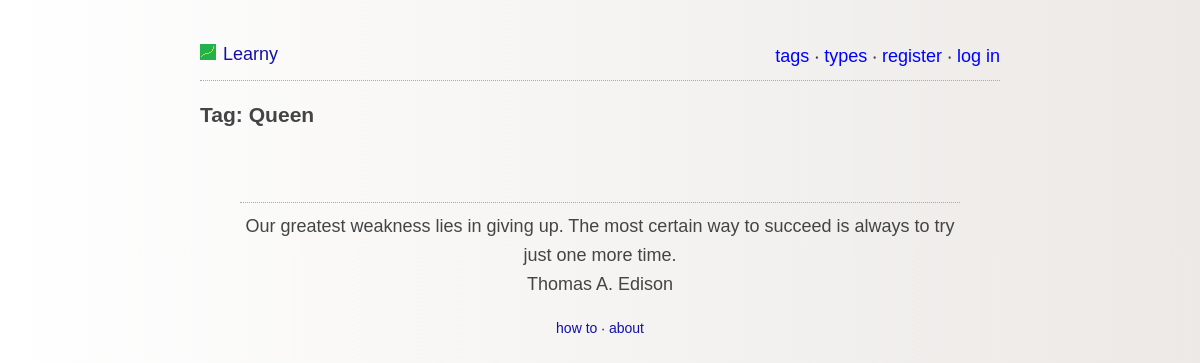
The page /tag.php?name=Queen on the database as committed earlier.
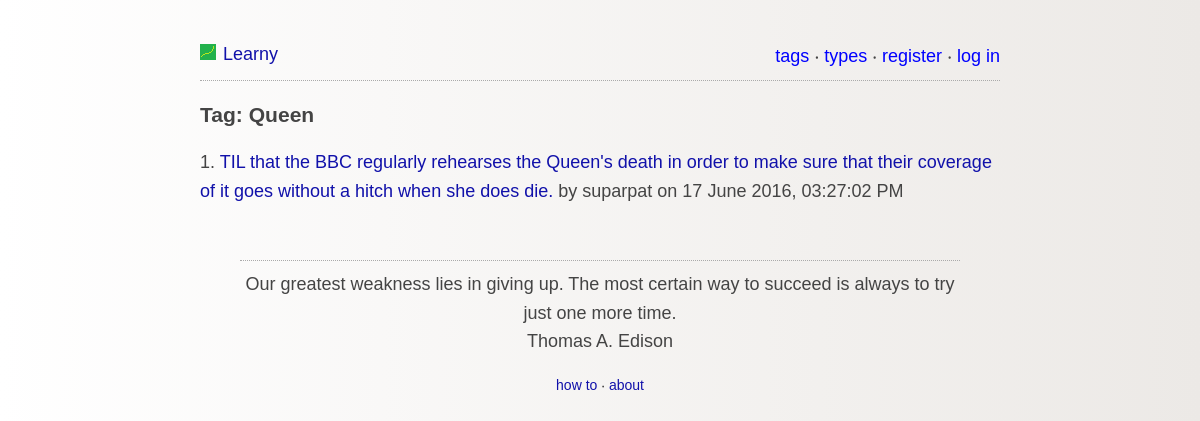
The same page on the database as committed later.
### tables this page shows
CREATE TABLE IF NOT EXISTS `posts` (
  `id` int(11) NOT NULL AUTO_INCREMENT,
  `subject` varchar(300) NOT NULL,
  `content` text NOT NULL,
  `uid` int(11) NOT NULL,
  `votes` int(11) NOT NULL DEFAULT '0',
  `created_at` timestamp NOT NULL DEFAULT CURRENT_TIMESTAMP,
  `updated_at` timestamp NULL DEFAULT CURRENT_TIMESTAMP ON UPDATE CURRENT_TIMESTAMP,
  PRIMARY KEY (`id`),
  KEY `author` (`uid`)
);

CREATE TABLE IF NOT EXISTS `users` (
  `uid` int(11) NOT NULL AUTO_INCREMENT,
  `username` varchar(25) NOT NULL,
  `password` varchar(255) NOT NULL,
  `email` varchar(100) NOT NULL,
  `created_at` timestamp NOT NULL DEFAULT CURRENT_TIMESTAMP,
  PRIMARY KEY (`uid`),
  UNIQUE KEY `username` (`username`),
  UNIQUE KEY `email` (`email`)
);

### lib/tagClass.php (called while the page is built, shortened)
<?php
class tagClass{
	public function fetchPostsByTagName($tagName){
		try{
			$db = getDB();
			$stmt = $db->prepare("SELECT posts.id, posts.subject, posts.uid, users.username, posts.created_at FROM tags INNER JOIN posts_tags ON tags.id=posts_tags.tag_id JOIN posts ON posts_tags.post_id=posts.id JOIN users ON posts.uid=users.uid WHERE tags.name=:name");
			$stmt->bindParam("name", $tagName, PDO::PARAM_STR);
			$stmt->execute();
			$data = $stmt->fetchAll(PDO::FETCH_OBJ);
			return $data;
		}
		catch(PDOException $e){
			echo '{"error":{"text":'. $e->getMessage() .'}}';
		}
	}
}
?>

### tag.php (the view, shortened to what this page needs)
<?php
	require_once('lib/tagClass.php');
	if(isset($_GET['name'])){
		$tagClass = new tagClass();
		$posts = $tagClass->fetchPostsByTagName($_GET['name']);
	}else{
		$url=BASE_URL.'browse.php';
		header("Location: $url");
	}
?>
<html>
	<head>
		<?php include 'partials/header.php' ?>
	</head>
	<body>
		<div id="content">
			<?php include 'partials/top_menu.php' ?>
			<header>
				<h3>Tag: <?php echo $_GET['name']; ?></h3>
			</header>
			<?php
				foreach($posts as $key=>$post){
					echo ($key+1).". <a href=post.php?id=$post->id>".htmlspecialchars($post->subject, ENT_QUOTES, 'UTF-8')."</a> by $post->username on ".date('j F Y\, h:i:s A', strtotime($post->created_at))."<br>";
				}
			?>
			<?php include 'partials/quote_block.php' ?>
			<?php include 'partials/footer.php' ?>
		</div>
	</body>
</html>

Rows that differ between the two databases and show on the page:
added posts: subject "TIL that the BBC regularly rehearses the Queen's death in order to make sure that their coverage of it goes without a hitch when she does die.", uid.username "suparpat", created_at "17 June 2016, 03:27:02 PM"
